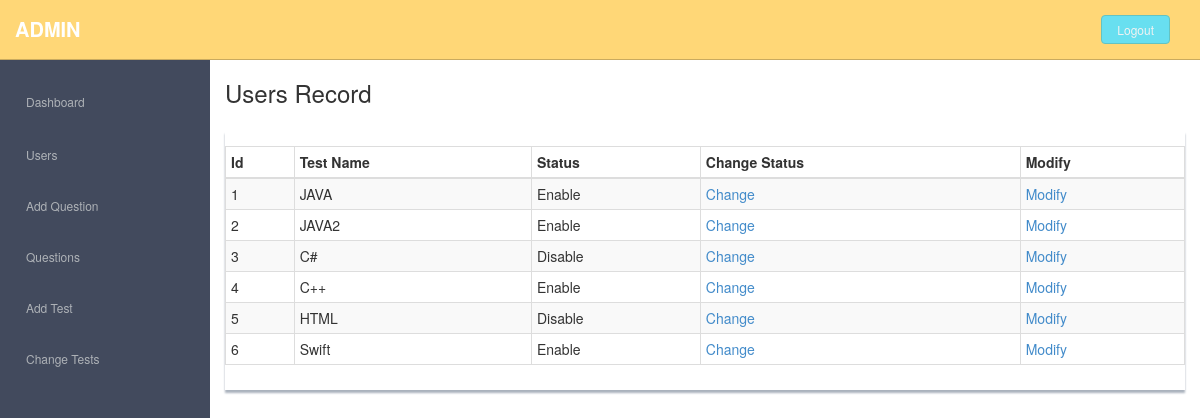
The app's page /admin/changetest.php (signed in) with its own data.
### tables this page shows
CREATE TABLE `testinfo` (
  `test_id` int(11) NOT NULL,
  `test_name` varchar(10) NOT NULL,
  `status` varchar(10) NOT NULL
);

### admin/changetest.php (the view, shortened to what this page needs)
<?php
if($_SESSION['admin_id'] == ''){
 header('Location: login.php');
} else{
include('head.php');
require_once('../database.php');
$query = 'select * from testInfo';
$statement = $db->prepare($query);
$statement->execute();
$users = $statement->fetchAll();
}
?>
  <body>
  <section id="container" >
       <?php
include('include/topbar.php');
			include('include/sidebar.php');
			?>
      <section id="main-content">
          <section class="wrapper">
          	<h3>Users Record</h3>
		  		<div class="row mt">
			  		<div class="col-lg-12">
                      <div class="content-panel">
                          <section id="unseen">
                            <table class="table table-bordered table-striped table-condensed">
                              <thead>
                              <tr>
                                  <th>Id</th>
                                  <th>Test Name</th>
                                  <th class="numeric">Status</th>
                                  <th class="numeric">Change Status</th>
                                  <th class="numeric">Modify</th>
                              </tr>
                              </thead>
                              <tbody>
					<?php
					foreach($users as $user){
					?>
                                 <tr>
                                  <td> <?php echo $user['test_id']; ?> </td>
                                  <td><?php echo $user['test_name']; ?></td>
                                  <td class="numeric"><?php echo $user['status']; ?></td>
                                  <td class="numeric"><a href="change.php?t_id=<?php echo $user['test_id']; ?> &status=<?php echo $user['status']; ?>">Change</a></td>
                                  <td class="numeric"><a href="modifytest.php?t_id=<?php echo $user['test_id']; ?>">Modify</a></td>
                              </tr>
						<?php
} ?>
                           </tbody>
                          </table>
                          </section>
                  </div>
               </div>
		  	</div>
		</section><! --/wrapper -->
      </section>
  </section>
  </body>
</html>

### admin/head.php (shortened to what this page needs)
<!DOCTYPE html>
<html lang="en">
  <head>
    <link href="assets/css/style.css" rel="stylesheet">
    <link href="assets/css/main.css" rel="stylesheet">
    </head>

### admin/include/topbar.php
<header class="header black-bg">
          <a href="index.php" class="logo"><b>Admin</b></a>
          <div class="top-menu">
          	<ul class="nav pull-right top-menu">
                  <li><a class="logout" href="logout.php">Logout</a></li>
          	</ul>
          </div>
      </header>

### admin/include/sidebar.php (shortened to what this page needs)
<aside>
         <div id="sidebar"  class="nav-collapse ">
             <ul class="sidebar-menu" id="nav-accordion">
                 <li class="mt">
                     <a  href="index.php">
                         <i class="fa fa-dashboard"></i>
                         <span>Dashboard</span>
                     </a>
                 </li>
                 <li class="sub-menu">
                     <a href="users.php" >
                         <i class="fa fa-desktop"></i>
                         <span>Users</span>
                     </a>
                 </li>
                 <li class="sub-menu">
                     <a href="addQuestion.php" >
                         <i class="fa fa-cogs"></i>
                         <span>Add Question</span>
                     </a>
                 </li>
                 <li class="sub-menu">
                     <a href="questions.php" >
                         <i class="fa fa-book"></i>
                         <span>Questions</span>
                     </a>
                 </li>
	   <li class="sub-menu">
                     <a href="addtest.php" >
                         <i class="fa fa-book"></i>
                         <span>Add Test</span>
                     </a>
                 </li>
	   <li class="sub-menu">
                     <a href="changetest.php" >
                         <i class="fa fa-book"></i>
                         <span>Change Tests</span>
                     </a>
                 </li>
             </ul>
         </div>
     </aside>

### admin/assets/css/style.css (style rules this page uses)
body { color: #797979; background: #f2f2f2; font-family: 'Ruda', sans-serif; padding: 0px !important; margin: 0px !important; font-size:13px; }
ul li { list-style: none; }
a, a:hover, a:focus { text-decoration: none; outline: none; }
#container { width: 100%; height: 100%; }
.mt { margin-top: 25px; }
ul.top-menu > li > .logout { color: #f2f2f2; font-size: 12px; border-radius: 4px; -webkit-border-radius: 4px; border: 1px solid #64c3c2 !important; padding: 5px 15px; margin-right: 15px; background: #68dff0; margin-top: 15px; }
#sidebar { width: 210px; height: 100%; position: fixed; background: #424a5d; }
#sidebar ul li { position: relative; }
ul.sidebar-menu , ul.sidebar-menu li ul.sub { margin: -2px 0 0; padding: 0; }
ul.sidebar-menu { margin-top: 75px; }
ul.sidebar-menu li { margin-bottom: 5px; margin-left:10px; margin-right:10px; }
ul.sidebar-menu li.sub-menu { line-height: 15px; }
ul.sidebar-menu li a span { display: inline-block; }
ul.sidebar-menu li a { color: #aeb2b7; text-decoration: none; display: block; padding: 15px 0 15px 10px; font-size: 12px; outline: none; -webkit-transition: all 0.3s ease; -moz-transition: all 0.3s ease; -o-transition: all 0.3s ease; -ms-transition: all 0.3s ease; transition: all 0.3s ease; }
ul.sidebar-menu li a i { font-size: 15px; padding-right: 6px; }
#main-content { margin-left: 210px; }
.header, .footer { min-height: 60px; padding: 0 15px; }
.header { position: fixed; left: 0; right: 0; z-index: 1002; }
.black-bg { background: #ffd777; border-bottom: 1px solid #c9aa5f; }
.wrapper { display: inline-block; margin-top: 60px; padding-left: 15px; padding-right: 15px; padding-bottom: 15px; padding-top: 0px; width: 100%; }
a.logo { font-size: 20px; color: #ffffff; float: left; margin-top: 15px; text-transform: uppercase; }
a.logo b { font-weight: 900; }
#top_menu .nav > li, ul.top-menu > li { float: left; }
ul.top-menu > li > a { color: #666666; font-size: 16px; border-radius: 4px; -webkit-border-radius: 4px; border:1px solid #666666 !important; padding: 2px 6px; margin-right: 15px; }
.content-panel { background: #ffffff; box-shadow: 0px 3px 2px #aab2bd; padding-top: 15px; padding-bottom: 5px; }

### records on screen
testinfo: test_id "1", test_name "JAVA", status "Enable"
testinfo: test_id "2", test_name "JAVA2", status "Enable"
testinfo: test_id "3", test_name "C#", status "Disable"
testinfo: test_id "4", test_name "C++", status "Enable"
testinfo: test_id "5", test_name "HTML", status "Disable"
testinfo: test_id "6", test_name "Swift", status "Enable"
